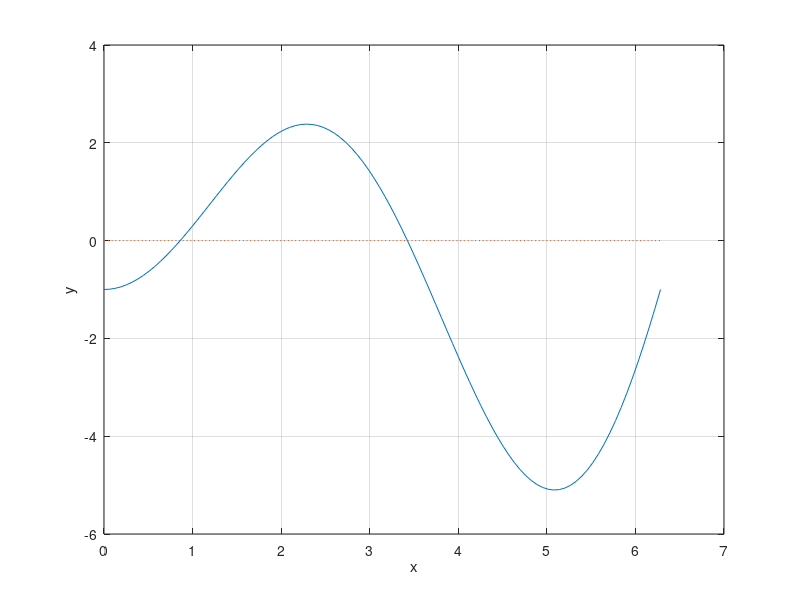

Write the MATLAB code that produced this figure. (Note: this script raises an error after producing the figure.)
a=0; b=2*pi; m=100;
x=linspace(a,b,m);
f='x.*sin(x)-cos(x)';
plot(x,eval(f),x,0*x,':');
grid on
xlabel('x');
ylabel('y');
z=ginput(1);
[zr,fr]=fzero(f,z(1));
hold on
plot(zr,fr,'r*',z(1), z(2),'g*');
hold off
